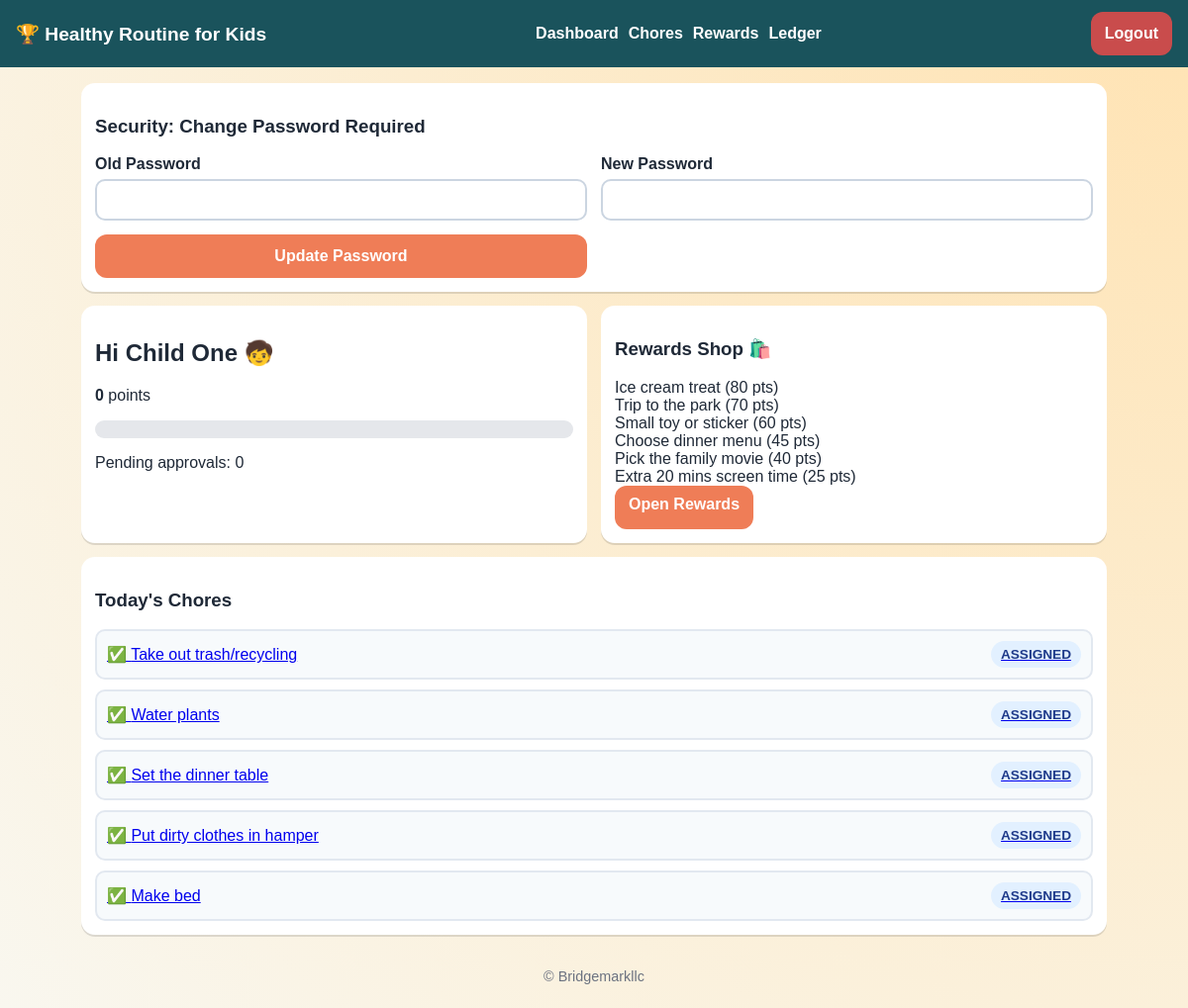
/dashboard (signed in), run on the app's committed database.
### tables this page shows
CREATE TABLE users (
            id INTEGER PRIMARY KEY AUTOINCREMENT,
            username TEXT NOT NULL UNIQUE,
            display_name TEXT NOT NULL,
            role TEXT NOT NULL CHECK(role IN ('ADMIN','PARENT','CHILD')),
            password_hash TEXT NOT NULL,
            avatar TEXT NOT NULL DEFAULT '🙂',
            is_active INTEGER NOT NULL DEFAULT 1,
            must_change_password INTEGER NOT NULL DEFAULT 0,
            created_at TEXT NOT NULL
        );

CREATE TABLE rewards (
            id INTEGER PRIMARY KEY AUTOINCREMENT,
            name TEXT NOT NULL,
            cost INTEGER NOT NULL CHECK(cost >= 0),
            is_active INTEGER NOT NULL DEFAULT 1,
            limit_per_week INTEGER,
            created_by INTEGER NOT NULL,
            created_at TEXT NOT NULL,
            FOREIGN KEY(created_by) REFERENCES users(id)
        );

CREATE TABLE chores (
            id INTEGER PRIMARY KEY AUTOINCREMENT,
            title TEXT NOT NULL,
            description TEXT,
            points INTEGER NOT NULL CHECK(points >= 0),
            recurrence TEXT NOT NULL CHECK(recurrence IN ('NONE','DAILY','WEEKLY')) DEFAULT 'NONE',
            due_date TEXT,
            status TEXT NOT NULL CHECK(status IN ('ASSIGNED','DONE_PENDING','APPROVED','REJECTED')) DEFAULT 'ASSIGNED',
            created_by INTEGER NOT NULL,
            created_at TEXT NOT NULL,
            FOREIGN KEY(created_by) REFERENCES users(id)
        );

### app/main.py (the view, shortened to what this page needs)
@app.get("/dashboard")
def dashboard(request: Request):
    user = _require_login(request)
    conn = request.state.conn
    if user["role"] == ROLE_CHILD:
        chores = list_chores(conn, user)
        points = get_points_total(conn, user["id"])
        rewards = [r for r in list_rewards(conn) if r["is_active"]]
        pending = [c for c in chores if c["status"] == "DONE_PENDING"]
        return templates.TemplateResponse(
            "dashboard_child.html",
            _ctx(request, chores=chores[:8], pending_count=len(pending), points=points, rewards=rewards[:6]),
        )

### app/db.py (called while the page is built)
def get_db_path() -> str:
    return os.getenv("APP_DB_PATH", "/data/app.db")

def connect(db_path: str | None = None) -> sqlite3.Connection:
    path = db_path or get_db_path()
    conn = sqlite3.connect(path, check_same_thread=False)
    conn.row_factory = sqlite3.Row
    conn.execute("PRAGMA foreign_keys = ON")
    return conn

### app/main.py (called while the page is built)
@app.middleware("http")
async def attach_user(request: Request, call_next):
    conn = connect()
    request.state.conn = conn
    request.state.user = None
    try:
        response = await call_next(request)
    finally:
        conn.close()
    return response

def _current_user(request: Request):
    if getattr(request.state, "user", None):
        return request.state.user
    if "session" not in request.scope:
        return None
    user_id = request.session.get("user_id")
    if not user_id:
        return None
    user = get_user(request.state.conn, int(user_id))
    if not user or not user["is_active"]:
        request.session.clear()
        return None
    request.state.user = user
    return user

def _require_login(request: Request):
    user = _current_user(request)
    if not user:
        raise HTTPException(status_code=401, detail="Authentication required")
    return user

def _ctx(request: Request, **kwargs: Any) -> dict[str, Any]:
    user = _current_user(request)
    return {
        "request": request,
        "user": user,
        "is_admin": bool(user and user["role"] == ROLE_ADMIN),
        "is_parent": bool(user and user["role"] == ROLE_PARENT),
        "is_child": bool(user and user["role"] == ROLE_CHILD),
        **kwargs,
    }

### app/services/core.py (called while the page is built)
def row_to_dict(row: sqlite3.Row | None) -> dict[str, Any] | None:
    if row is None:
        return None
    return {k: row[k] for k in row.keys()}

def get_user(conn: sqlite3.Connection, user_id: int) -> dict[str, Any] | None:
    row = conn.execute("SELECT * FROM users WHERE id = ?", (user_id,)).fetchone()
    return row_to_dict(row)

def get_points_total(conn: sqlite3.Connection, user_id: int) -> int:
    row = conn.execute("SELECT COALESCE(SUM(delta), 0) AS total FROM ledger WHERE user_id = ?", (user_id,)).fetchone()
    return int(row["total"]) if row else 0

def _chore_assignee_ids(conn: sqlite3.Connection, chore_id: int) -> list[int]:
    rows = conn.execute("SELECT user_id FROM chore_assignments WHERE chore_id = ?", (chore_id,)).fetchall()
    return [int(r["user_id"]) for r in rows]

### app/templates/dashboard_child.html
{% extends "base.html" %}
{% block content %}
<section class="grid two">
  <article class="card big">
    <h2>Hi {{ user.display_name }} {{ user.avatar }}</h2>
    <p><strong>{{ points }}</strong> points</p>
    <div class="progress"><span style="width: {{ [points, 100]|min }}%"></span></div>
    <p>Pending approvals: {{ pending_count }}</p>
  </article>
  <article class="card">
    <h3>Rewards Shop 🛍️</h3>
    {% for r in rewards %}
      <div class="row"><span>{{ r.name }} ({{ r.cost }} pts)</span></div>
    {% else %}
      <p class="muted">No active rewards yet.</p>
    {% endfor %}
    <a class="btn" href="/rewards">Open Rewards</a>
  </article>
</section>
<section class="card">
  <h3>Today's Chores</h3>
  <div class="list">
    {% for c in chores %}
    <a class="list-item" href="/chores/{{ c.id }}">
      <span>✅ {{ c.title }}</span>
      <span class="pill">{{ c.status }}</span>
    </a>
    {% else %}
    <p>No chores assigned.</p>
    {% endfor %}
  </div>
</section>
{% endblock %}

### app/static/styles.css (style rules this page uses)
:root { --bg: #f9f7ef; --card: #ffffff; --ink: #1f2937; --accent: #ef7d57; --accent-2: #6ab187; --danger: #c94c4c; --muted: #6b7280; }
* { box-sizing: border-box; }
body { margin: 0; font-family: "Trebuchet MS", "Verdana", sans-serif; color: var(--ink); background: radial-gradient(circle at top right, #ffe3b3, var(--bg)); }
.card { background: var(--card); border-radius: 14px; padding: 14px; box-shadow: 0 2px 0 rgba(0,0,0,0.12); margin-bottom: 14px; }
.big { min-height: 160px; }
.grid { display: grid; gap: 14px; }
.grid.two { grid-template-columns: 1fr; }
.row { display: flex; gap: 8px; align-items: center; flex-wrap: wrap; }
.list { display: grid; gap: 10px; }
.list-item { display: flex; justify-content: space-between; align-items: center; gap: 8px; background: #f7fafc; border: 2px solid #e2e8f0; border-radius: 10px; padding: 10px; }
.btn { border: 0; border-radius: 12px; background: var(--accent); color: #fff; padding: 10px 14px; font-size: 1rem; font-weight: 700; cursor: pointer; min-height: 44px; text-decoration: none; display: inline-block; }
.pill { background: #e2f0ff; color: #1e3a8a; border-radius: 999px; padding: 6px 10px; font-size: 0.85rem; font-weight: 700; }
.progress { width: 100%; background: #e5e7eb; height: 18px; border-radius: 999px; overflow: hidden; }
@media (min-width: 800px) { .grid.two { grid-template-columns: 1fr 1fr; } }

### data on the page
users: display_name "Child One", avatar "🧒"
rewards: name "Ice cream treat", cost "80"
rewards: name "Trip to the park", cost "70"
rewards: name "Small toy or sticker", cost "60"
rewards: name "Choose dinner menu", cost "45"
rewards: name "Pick the family movie", cost "40"
rewards: name "Extra 20 mins screen time", cost "25"
chores: title "Take out trash/recycling", status "ASSIGNED"
chores: title "Water plants", status "ASSIGNED"
chores: title "Set the dinner table", status "ASSIGNED"
chores: title "Put dirty clothes in hamper", status "ASSIGNED"
chores: title "Make bed", status "ASSIGNED"

### other printed values
{{ points }} "0"
{{ pending_count }} "0"
